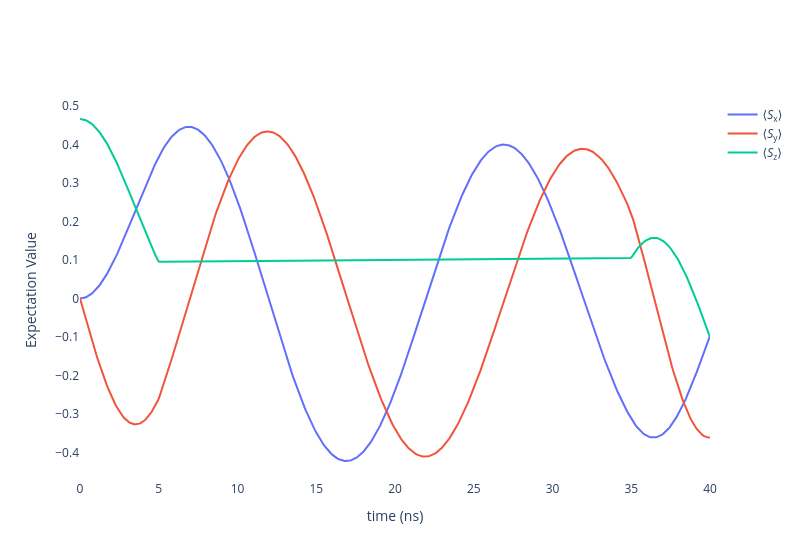

The cell this chart's notebook holds for it:
### Markdown cell above
## Ramsey pulse scheme
For a single free evolution time $\tau$ one can display the expectation value of the spin operators during the pulse sequence

### Code cell
# Parameters and initial state
rho_therm = lind.initialize_thermal(spin)

spin.f_RF = f_e # GHz
spin.RabiRate = 50e-3 # GHz

# Plot a Ramsey Shot
detuning = 50.00e-3 #GHz
spin.f_RF = f_e + detuning
_ = lind.initialize_thermal(spin)

CC.plot_RamseyShot(spin, tau=30);

### Figure 1 — Plotly figure (JSON) as saved in the notebook; plotly's stock layout.template omitted (floating-point values rounded to 4 significant figures; data arrays with more than 128 entries replaced by an {"elided": "..."} marker saying what was removed)
{"data": [{"mode": "lines", "name": "⟨<i>S</i><sub>x</sub>⟩", "type": "scatter", "x": {"elided": "500 float values"}, "y": {"elided": "500 float values"}}, {"mode": "lines", "name": "⟨<i>S</i><sub>y</sub>⟩", "type": "scatter", "x": {"elided": "500 float values"}, "y": {"elided": "500 float values"}}, {"mode": "lines", "name": "⟨<i>S</i><sub>z</sub>⟩", "type": "scatter", "x": {"elided": "500 float values"}, "y": {"elided": "500 float values"}}], "layout": {"paper_bgcolor": "white", "plot_bgcolor": "white", "width": 800, "xaxis": {"range": [0, 40], "title": {"text": "time (ns)"}}, "yaxis": {"title": {"text": "Expectation Value"}}}}
